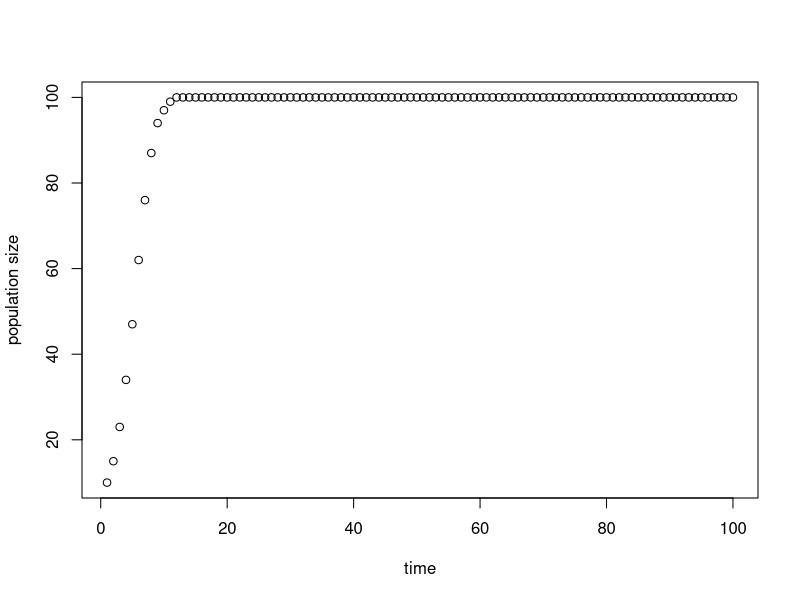
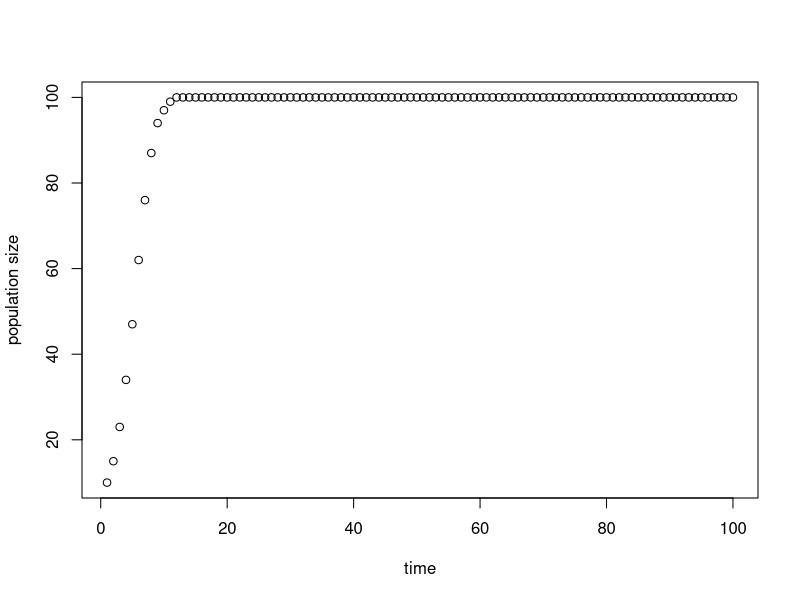
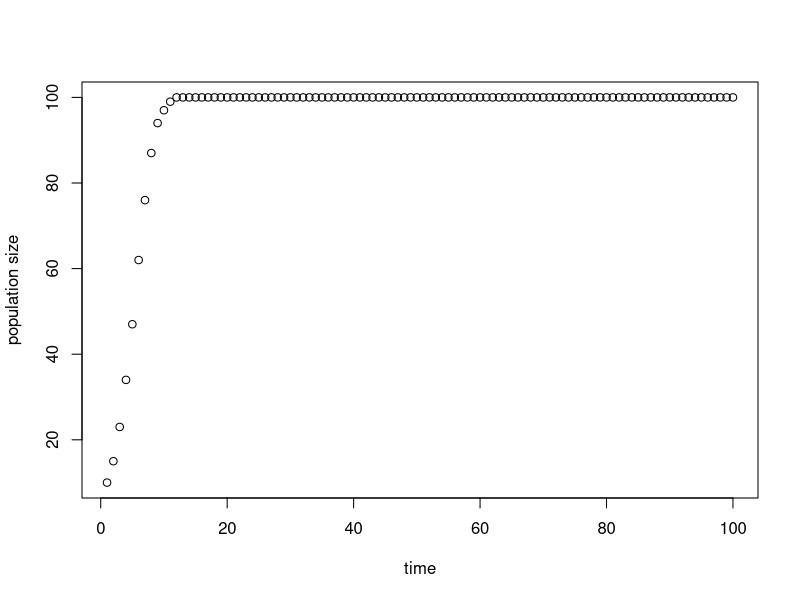
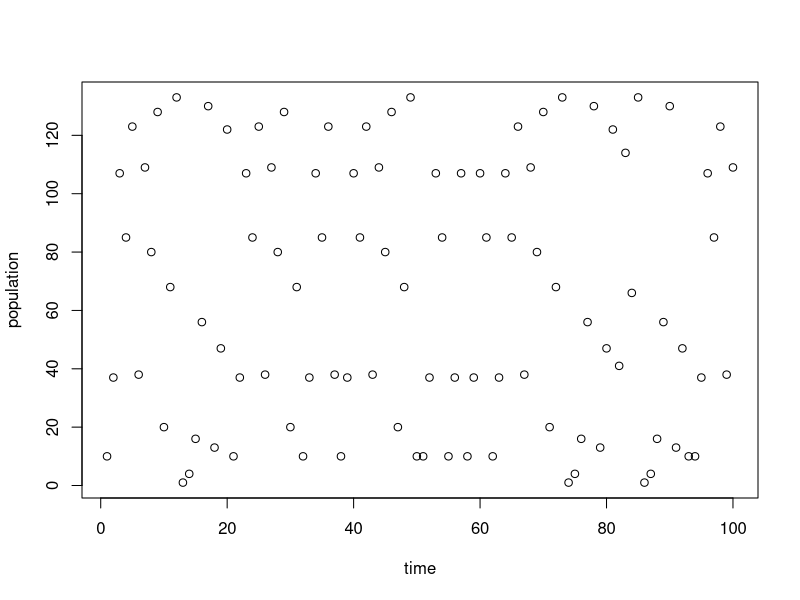
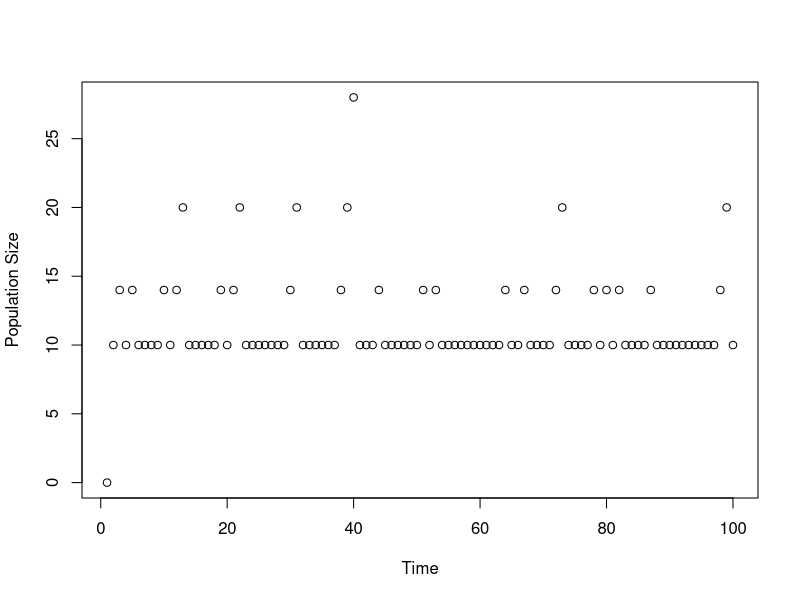

Reproduce these figures in R, in order. (Note: this script raises an error after producing the figures.)
## ---- chunk 1
if (!exists("a")) a <- 2
if (!exists("b")) b <- 3
if (!exists("c")) c <- "hello"
if (!exists("r")) r <- 0.6
if (!exists("K")) K <- 100
if (!exists("n0")) n0 <- 10
knitr::opts_chunk$set(error = TRUE, warning = TRUE, message = TRUE)
## ---- chunk 2
knitr::opts_chunk$set(comment = NA)
## ---- chunk 3
# your code here
r <- 0.6
K <- 100
n0 <- 10
## ---- chunk 4
# your code here
n1 <- n0 + r*(n0)*(1 - n0 / K)
n2 <- n1 + r*(n1)*(1 - n1 / K)
n3 <- n2 + r*(n2)*(1 - n2 / K)
## ---- chunk 5
# your code here

class(n2)
## ---- chunk 6
# your code here

round(n1, 0)
round(n2, 0)
round(n3, 0)
## ---- chunk 7
# your code here
n <- vector("numeric", 4)
n[1] <- n0
n[2] <- round((n[1] + r*(n[1])*(1 - n[1] / K)),0)
n[3] <- round((n[2] + r*(n[2])*(1 - n[2] / K)),0)
n[4] <- round((n[3] + r*(n[3])*(1 - n[3] / K)),0)
## ---- chunk 8
# your code here
ratio <- n[1] / n[4]
print(paste("grew by a factor of", ratio))

## ---- chunk 9
# your code here
n[4]
finaln <- function(n){
  last_in <- n[length(n)]
  return(last_in)
}
## ---- chunk 10
# your code here
n <- vector("numeric", 100)
## ---- chunk 11
# your code here
t <- c(2:100)
t[2]
## ---- chunk 12
# your code here
n0 <- 10
n[1] <- n0
n[2] <- round((n[1] + r*(n[1])*(1 - n[1] / K)),0)
n[3] <- round((n[2] + r*(n[2])*(1 - n[2] / K)),0)
n[4] <- round((n[3] + r*(n[3])*(1 - n[3] / K)),0)
n[5] <- round((n[4] + r*(n[4])*(1 - n[4] / K)),0)

n[1]
n[2]
n[3]
n[4]
n[5]
## ---- chunk 13
# your code here
n[t==3]

## ---- chunk 14
# your code here
for(k in 2:100){
  n[k] <- round((n[k-1]) + r*((n[k-1]))*(1 - (n[k-1]) / K),0)
  print(n[k])
}
## ---- chunk 15
# your code here
t_new <- c(1,t)
plot(x=t_new, y=n, xlab="time", ylab="population size")

## ---- chunk 16
# your code here
for(k in 2:100){
  n[k] <- round((n[k-1]) + r*((n[k-1]))*(1 - (n[k-1]) / K),0)
  print(n[k])
}
r <- 1.9
K <- 100
plot(x=t_new, y=n, xlab="time", ylab="population size")

## ---- chunk 17
# your code here
r <- 3
plot(x=t_new, y=n, xlab="time", ylab="population size")
## ---- chunk 18
# your code here
cata <- runif(1) < 0.1
cata
## ---- chunk 19
# your code here
for(k in 2:100){
  cata <- runif(1) < 0.1
  if (cata == TRUE){
    n[k] <- n0
  }else{
  n[k] <- round((n[k-1]) + r*((n[k-1]))*(1 - (n[k-1]) / K),0)
  print(n[k])
  }}
## ---- chunk 20
# your code here
plot(x=t_new, y=n, xlab = "time", ylab = "population")
## ---- chunk 21
# your code here
sum(n > 50)
## ---- chunk 22
# your code here
logGrowth <- function(n_t,r,K){
  n(t+1) <- (n_t + r*(n_t))*(1 - n_t / K)
  return(n(t+1))
}
## ---- chunk 23
# your code here
logistic_growth <- function(r, K, n0, p=0.1, nsteps=100){
#creating an empty vector 
  t <- 1:nsteps
  n <- vector("numeric",100)
#adding the probability of catastrophe into the function
for(k in 2:nsteps){
  cata <- runif(1) < p 
  if (cata == TRUE){
    n[k] <- n0
  }else{
  n[k] <- round((n[k-1]) + r*((n[k-1]))*(1 - (n[k-1]) / K),0)
  }}
#returning the matrix of t and n by binding the vectors 
  return(cbind(t,n))
}
cbind(t,n)

#The logistic_growth function calculates the exponential population growth of a population of bees ( or any other species of wildlife), including the chance that a catastrophe occurs and kills all of the population
## ---- chunk 24
# your code here
plot(logistic_growth(0.5, 100, 10, p=0.7, nsteps=100), xlab = "Time", ylab = "Population Size")
## ---- chunk 25

# define initial conditions 

N_0 <- 100  #prey abundance at t = 0  
P_0 <- 20  #predator abundance at t = 0

# set up the function 
logistic_prey_growth <- function(r, K, a, e, m=0.1, nsteps=200){
# create an empty vector
time <- 1:nsteps 
preyGrowth <- vector("numeric", nsteps)
predatorGrowth <- vector("numeric", nsteps)
#set initial conditions for new vectors 
preyGrowth[1] <- N_0
predatorGrowth[1]<-P_0
# create a for loop to return function
for(t in 2:nsteps){
preyGrowth[t] <- preyGrowth[t] <- preyGrowth[t] + (r*preyGrowth[t]) * (1-preyGrowth[t]/K) - a*preyGrowth[t]*P_[t]
predatorGrowth[t] <- predatorGrowth[t] + e*a*predatorGrowth[t]*predatorGrowth[t] - m*predatorGrowth[t]
}
return(cbind(time,preyGrowth, predatorGrowth))
}
ppresults <- logistic_prey_growth(r = 0.5, K = 1000, a = 0.01, e = 0.1, m = 0.1, nsteps = 200)
# show the data in a time series plot
plot(ppresults$time,ppresults$predatorGrowth, ppresults$preyGrowth) + geom_line()

